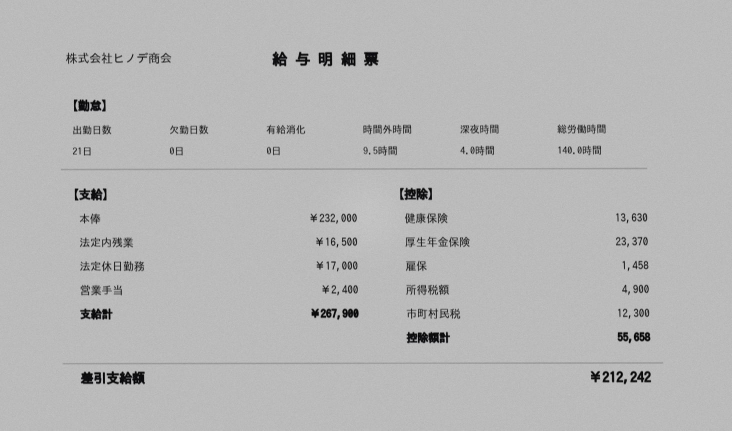
#> input picture native-ios/TedoriLogInput/Fixtures/holdout/hold02.jpg, 1464 x 861 px (shown at 1/2 size)
$ python compose_app_store_screenshots.py ../native-ios/TedoriLogInput/Fixtures/holdout out.png ../native-ios/TedoriLogInput/Fixtures/holdout/hold02.jpg ../native-ios/TedoriLogInput/Fixtures/holdout/hold03.jpg
#> lines starting #> are read from the running program, lines starting #| are printed output that depends on the picture; after the words box and inside, x2 and y2 are one past the last pixel; in counts of white or black regions, pixels touching at a corner belong together
#!/usr/bin/env python3
from pathlib import Path
from PIL import Image, ImageDraw, ImageFont, ImageFilter
import sys

root = Path(sys.argv[1])
out = Path(sys.argv[2])
icon_path = Path(sys.argv[3])
custom_font_path = Path(sys.argv[4]) if len(sys.argv) > 4 else None
out.mkdir(parents=True, exist_ok=True)

W, H = 1290, 2796
HEADERS = [
    ('01_overview_raw.png', '長期作業の現在地を、ひと目で', '目的・進捗・次のアクションを一画面に'),
    ('02_ai_risk_raw.png', 'AIごとの役割とリスクを整理', '担当・制約・成果物をまとめて管理'),
    ('03_tasks_raw.png', 'タスクの担当と優先度を明確に', '未着手・進行中・完了を迷わず確認'),
    ('04_logs_raw.png', '指示の版と実行ログを蓄積', '決定事項と成果を次のセッションへ残す'),
    ('05_handoff_raw.png', '次のAIへ渡す文章を自動生成', 'コピーして、そのまま作業を再開'),
]

font_candidates = ([str(custom_font_path)] if custom_font_path and custom_font_path.exists() else []) + [
    '/usr/share/fonts/opentype/noto/NotoSansCJK-Bold.ttc',
    '/usr/share/fonts/opentype/noto/NotoSansCJK-Regular.ttc',
    '/System/Library/Fonts/ヒラギノ角ゴシック W6.ttc',
]
regular_candidates = ([str(custom_font_path)] if custom_font_path and custom_font_path.exists() else []) + [
    '/usr/share/fonts/opentype/noto/NotoSansCJK-Regular.ttc',
    '/usr/share/fonts/opentype/noto/NotoSansCJK-Bold.ttc',
    '/System/Library/Fonts/ヒラギノ角ゴシック W3.ttc',
]

def pick(candidates):
    for p in candidates:
        if Path(p).exists():
            return p
    raise SystemExit('Japanese font not found')

bold_path = pick(font_candidates)
regular_path = pick(regular_candidates)
font_title = ImageFont.truetype(bold_path, 70)
font_sub = ImageFont.truetype(regular_path, 33)
font_badge = ImageFont.truetype(bold_path, 28)

icon = Image.open(icon_path).convert('RGB').resize((88, 88), Image.Resampling.LANCZOS)
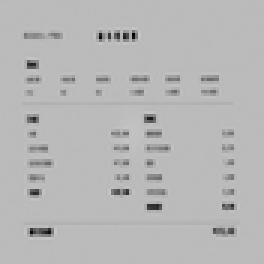
#> icon: PIL image 88x88 RGB (shown 3 times larger); mean R, G, B 182.9, 182.9, 182.9
mask_icon = Image.new('L', icon.size, 0)
#> mask_icon: PIL image 88x88 L; every value is 0
ImageDraw.Draw(mask_icon).rounded_rectangle((0, 0, 87, 87), radius=22, fill=255)
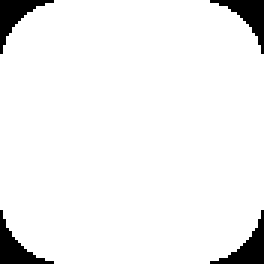
#> mask_icon: PIL image 88x88 L (shown 3 times larger); 94.3% white; 4 black regions, box (x1, y1, x2, y2) and area: (0, 0, 18, 18) 111, (70, 0, 88, 18) 111, (0, 70, 18, 88) 111, (70, 70, 88, 88) 111

for index, (filename, title, subtitle) in enumerate(HEADERS, 1):
#> (the run stopped early here; a loop or call above may not have finished)

$ run again, on native-ios/TedoriLogInput/Fixtures/holdout/hold07.jpg
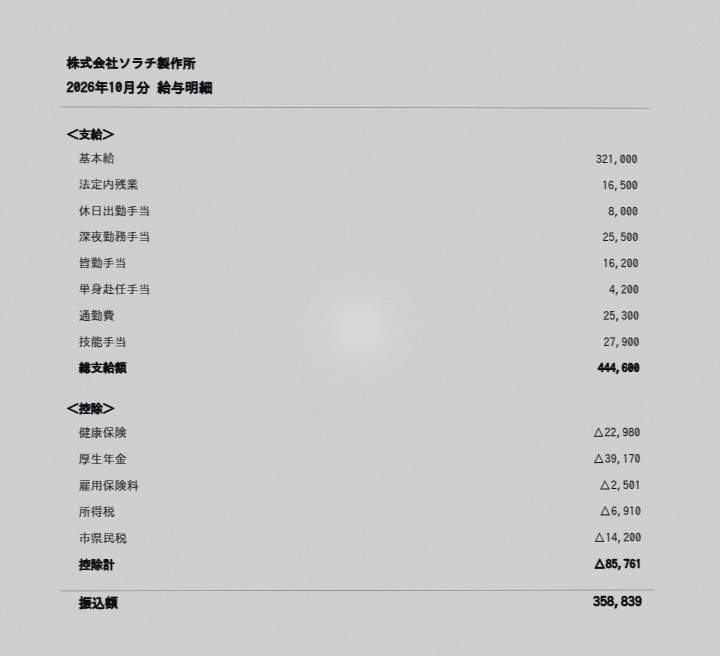
#> input picture native-ios/TedoriLogInput/Fixtures/holdout/hold07.jpg, 1440 x 1312 px (shown at 1/2 size)
#> `icon = Image.open(icon_path).convert('RGB').resize((88, 88), Image.Res..`:
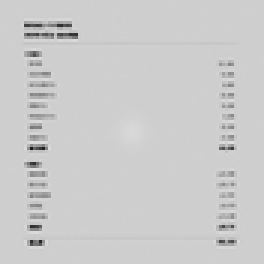
#> icon: PIL image 88x88 RGB (shown 3 times larger); mean R, G, B 203.1, 203.1, 203.1
